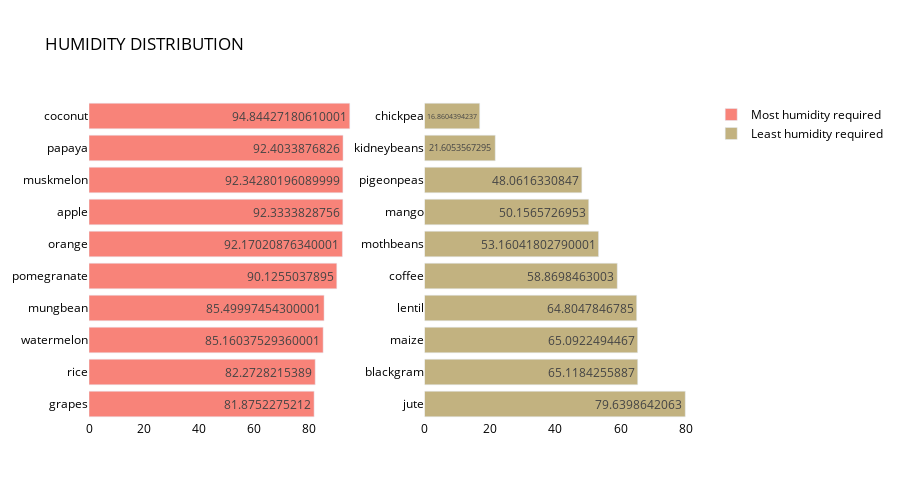

The code cell stored with this chart in its notebook:
### Code cell
# Humidity Distribution To show crops that need humidity the most to the least

colorarr = ['#0592D0','#Cd7f32', '#E97451', '#Bdb76b', '#954535', '#C2b280', '#808000','#C2b280', '#E4d008', '#9acd32', '#Eedc82', '#E4d96f',
           '#32cd32','#39ff14','#00ff7f', '#008080', '#36454f', '#F88379', '#Ff4500', '#Ffb347', '#A94064', '#E75480', '#Ffb6c1', '#E5e4e2',
           '#Faf0e6', '#8c92ac', '#Dbd7d2','#A7a6ba', '#B38b6d']

humidity_summary = crop_summary.sort_values(by='humidity', ascending=False)
  
fig = make_subplots(rows=1, cols=2)

top = {
    'y' : humidity_summary['humidity'][0:10].sort_values().index,
    'x' : humidity_summary['humidity'][0:10].sort_values()
}

last = {
    'y' : humidity_summary['humidity'][-10:].index,
    'x' : humidity_summary['humidity'][-10:]
}

fig.add_trace(
    go.Bar(top,
           name="Most humidity required",
           marker_color=random.choice(colorarr),
           orientation='h',
          text=top['x']),
    
    row=1, col=1
)

fig.add_trace(
    go.Bar(last,
           name="Least humidity required",
           marker_color=random.choice(colorarr),
           orientation='h',
          text=last['x']),
    row=1, col=2
)
fig.update_traces(texttemplate='%{text}', textposition='inside')
fig.update_layout(title_text="HUMIDITY DISTRIBUTION",
                  plot_bgcolor='white',
                  font_size=12, 
                  font_color='black',
                 height=500)

fig.update_xaxes(showgrid=False)
fig.update_yaxes(showgrid=False)
fig.show()

### Figure 1 — Plotly figure (JSON) as saved in the notebook; plotly's stock layout.template omitted (floating-point values rounded to 4 significant figures)
{"data": [{"marker": {"color": "#F88379"}, "name": "Most humidity required", "orientation": "h", "text": [81.88, 82.27, 85.16, 85.5, 90.13, 92.17, 92.33, 92.34, 92.4, 94.84], "textposition": "inside", "texttemplate": "%{text}", "type": "bar", "x": [81.88, 82.27, 85.16, 85.5, 90.13, 92.17, 92.33, 92.34, 92.4, 94.84], "xaxis": "x", "y": ["grapes", "rice", "watermelon", "mungbean", "pomegranate", "orange", "apple", "muskmelon", "papaya", "coconut"], "yaxis": "y"}, {"marker": {"color": "#C2b280"}, "name": "Least humidity required", "orientation": "h", "text": [79.64, 65.12, 65.09, 64.8, 58.87, 53.16, 50.16, 48.06, 21.61, 16.86], "textposition": "inside", "texttemplate": "%{text}", "type": "bar", "x": [79.64, 65.12, 65.09, 64.8, 58.87, 53.16, 50.16, 48.06, 21.61, 16.86], "xaxis": "x2", "y": ["jute", "blackgram", "maize", "lentil", "coffee", "mothbeans", "mango", "pigeonpeas", "kidneybeans", "chickpea"], "yaxis": "y2"}], "layout": {"font": {"color": "black", "size": 12}, "height": 500, "plot_bgcolor": "white", "title": {"text": "HUMIDITY DISTRIBUTION"}, "xaxis": {"anchor": "y", "domain": [0, 0.45], "showgrid": false}, "xaxis2": {"anchor": "y2", "domain": [0.55, 1], "showgrid": false}, "yaxis": {"anchor": "x", "domain": [0, 1], "showgrid": false}, "yaxis2": {"anchor": "x2", "domain": [0, 1], "showgrid": false}}}
